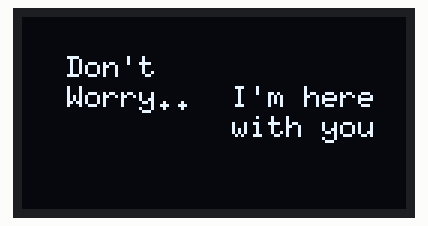
The sketch below on a simulated Arduino Uno, built with avr-gcc and run on an emulated ATmega328P. Shown: 128×64 one-colour display.

Above: at 0.1 s.
At 2.38 s:
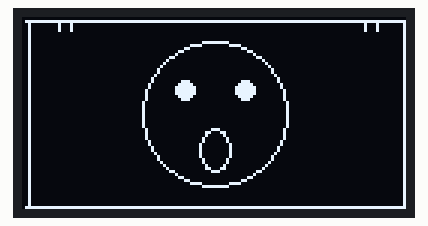
At 4.5 s:
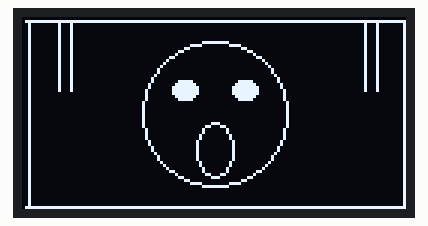
At 8.79 s:
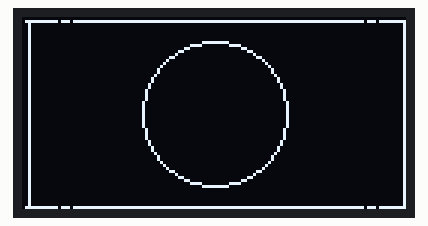
At 14.3 s:
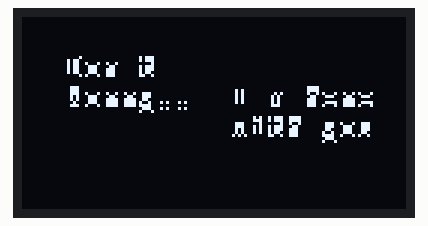
At 25.4 s:
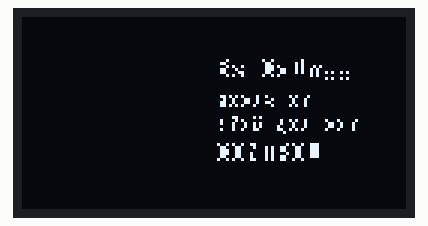

The sketch:

Fear.ino
```cpp
//Fear

#include <math.h>
#include <U8g2lib.h>

U8G2_SSD1306_128X64_NONAME_F_HW_I2C u8g2(U8G2_R0, /* reset=*/U8X8_PIN_NONE);

void setup() {
  u8g2.begin();
}

void loop() {
  static int frameCount = 1;
  if (frameCount == 1) {
    u8g2.clearBuffer();
    u8g2.setFont(u8g2_font_6x10_tr);
    u8g2.drawStr(15, 20, "Don't");
    u8g2.drawStr(15, 30, "Worry..");

    u8g2.drawStr(70, 30, "I'm here");
    u8g2.drawStr(70, 40, "with you");
    u8g2.sendBuffer();
    delay(2000);
  }
  u8g2.clearBuffer();  // Clear entire screen buffer for static elements

  drawFearElements();
  animateFall(frameCount);
  animateEyes(frameCount);
  animateMouth(frameCount);
  u8g2.sendBuffer();  // Send static elements to display
  delay(300);
  frameCount++;
  if (frameCount == 17) {
    u8g2.clearBuffer();
    frameCount = 1;
    drawCheer();
    u8g2.sendBuffer();
    delay(3000);
  }
}

void drawFearElements() {
  drawRectBox();
  u8g2.drawCircle(64, 32, 24);  //Face
  u8g2.drawDisc(54, 24, 2);
  u8g2.drawDisc(74, 24, 2);  //Eye pupils
}

void animateFall(int frameCount) {
  u8g2.drawLine(12, 1, 12, frameCount * 4);
  u8g2.drawLine(16, 1, 16, frameCount * 4);
  u8g2.drawLine(118, 1, 118, frameCount * 4);
  u8g2.drawLine(114, 1, 114, frameCount * 4);

  if (frameCount == 16) {
    u8g2.setDrawColor(0);
    u8g2.drawLine(12, 1, 12, 63);
    u8g2.drawLine(16, 1, 16, 63);

    u8g2.drawLine(118, 1, 118, 63);
    u8g2.drawLine(114, 1, 114, 63);

    u8g2.sendBuffer();
  }
}

void animateEyes(int frameCount) {
  if (frameCount % 2 != 0) {
    /*u8g2.setDrawColor(0);
    u8g2.drawFilledEllipse(54, 24, 4, 3);
    u8g2.drawFilledEllipse(74, 24, 4, 3);
    u8g2.setDrawColor(1);
    u8g2.sendBuffer();*/

    u8g2.drawDisc(54, 24, 3);
    u8g2.drawDisc(74, 24, 3);  //Eye pupils
    u8g2.sendBuffer();

  } else {
    /*u8g2.setDrawColor(0);
    u8g2.drawDisc(54, 24, 3);
    u8g2.drawDisc(74, 24, 3);  //Eye pupils
    u8g2.setDrawColor(1);
    u8g2.sendBuffer();*/

    u8g2.drawFilledEllipse(54, 24, 4, 3);
    u8g2.drawFilledEllipse(74, 24, 4, 3);
    u8g2.sendBuffer();
  }
}


void animateMouth(int frameCount) {
  if (frameCount % 4 == 1) {
    u8g2.drawEllipse(64, 44, 5, 7);
    delay(50);
  } else if (frameCount % 4 == 2) {
    u8g2.drawEllipse(64, 44, 6, 9);
    delay(50);
  } else if (frameCount % 4 == 3) {
    u8g2.drawEllipse(62, 44, 6, 9);
    delay(50);
  } else {
    u8g2.drawEllipse(66, 44, 6, 9);
    delay(50);
  }
}

void drawCheer() {

  drawRectBox();
  drawEyes(44, 26);
  u8g2.drawCircle(35, 32, 24);  // Face
  for (int j = 0; j <= 5; j++) {
    drawMouth(36, 32, 15, 40 + 5 * j);
    u8g2.sendBuffer();
    delay(300);
  }
  u8g2.setFont(u8g2_font_5x8_tr);
  u8g2.drawStr(65, 20, "Be Calm..");
  u8g2.setFont(u8g2_font_4x6_tr);
  u8g2.drawStr(65, 30, "Focus on ");
  u8g2.drawStr(65, 38, "what you can");
  u8g2.setFont(u8g2_font_5x8_tr);
  u8g2.drawStr(65, 48, "CONTROL");
}

void drawRectBox() {
  u8g2.drawLine(1, 1, 128, 1);
  u8g2.drawLine(1, 63, 128, 63);
  u8g2.drawLine(2, 1, 2, 64);
  u8g2.drawLine(127, 1, 127, 64);
}

void drawEyes(int x, int y) {
  for (int i = 0; i <= 1; i++) {
    if (i == 0) x -= 18;
    else x += 18;
    u8g2.drawPixel(x, y);
    u8g2.drawPixel(x - 1, y - 1);
    u8g2.drawPixel(x + 1, y - 1);
    u8g2.drawPixel(x - 2, y - 1);
    u8g2.drawPixel(x + 2, y - 1);
    u8g2.drawPixel(x - 3, y - 2);
    u8g2.drawPixel(x + 3, y - 2);
  }
}

void drawMouth(int x, int y, int radius, int degree) {
  // Draw a small arc from approximately 45 degrees to 135 degrees
  for (int angle = 90 - degree; angle <= 90 + degree; angle++) {
    int xPos = x + radius * cos(angle * M_PI / 180);
    int yPos = y + radius * sin(angle * M_PI / 180);
    u8g2.drawPixel(xPos, yPos);
  }
}
```

Measured:
- what the display in image 0 shows lasts 2.0 s, from 0.1 s to 2.1 s
- what the display in image 3 shows lasts 0.4 s, from 8.6 s to 9.0 s
- what the display in image 5 shows lasts 3.1 s, from 25.3 s to 28.4 s
